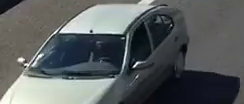
#> input picture captured/speeding_0.png, 244 x 104 px, given in place of video.mp4, which was not available
$ python main.py
#> lines starting #> are read from the running program, lines starting #| are printed output that depends on the picture; pictures that were not available may be replaced by others from this repository, and a replacement may not be noted
### preprocessing.py
# preprocessing.py

import cv2
import numpy as np
from config import FRAME_WIDTH, FRAME_HEIGHT

def initialize_background_subtractor():
    """Initialize the background subtractor."""
    return cv2.bgsegm.createBackgroundSubtractorMOG()

def preprocess_frame(frame, bg_subtractor):
    """Preprocess the frame for object detection."""
    resized = cv2.resize(frame, (FRAME_WIDTH, FRAME_HEIGHT))
    gray = cv2.cvtColor(resized, cv2.COLOR_BGR2GRAY)
    blurred = cv2.GaussianBlur(gray, (3, 3), 5)
    fg_mask = bg_subtractor.apply(blurred)

    kernel = cv2.getStructuringElement(cv2.MORPH_RECT, (5, 5))
    dilated = cv2.dilate(fg_mask, kernel, iterations=2)
    processed = cv2.morphologyEx(dilated, cv2.MORPH_CLOSE, kernel)
    return resized, processed

### tracking.py
import cv2
import math

vehicle_id = 0

def calculate_center(x, y, w, h):
    """Calculate the center of a rectangle."""
    return x + w // 2, y + h // 2

# [9 lines left out: function calculate_speed, not called in this run]

def track_vehicles(contours, trackers, line_up, line_down, offset, min_width, min_height, frame_rate, pixels_per_meter, frame, frame_width):
    """
    Track vehicles, count them as they cross lines, and calculate their speed.
    """
    global vehicle_id
    vehicle_count_up = 0
    vehicle_count_down = 0
    updated_trackers = []

    for cnt in contours:
        x, y, w, h = cv2.boundingRect(cnt)
        if w >= min_width and h >= min_height:
            center = calculate_center(x, y, w, h)

            # Match with existing trackers
            matched = False
            for tracker in trackers:
                if abs(center[0] - tracker['center'][0]) < 50 and abs(center[1] - tracker['center'][1]) < 50:
                    matched = True
                    speed = calculate_speed(tracker['center'], center, frame_rate, pixels_per_meter)
                    tracker['speed'] = speed
                    tracker['center'] = center
                    tracker['frames'] += 1

                    # Count "up" crossings
                    if not tracker.get("crossed_up") and center[1] < line_up - offset:
                        tracker["crossed_up"] = True
                        vehicle_count_up += 1

                    # Count "down" crossings
                    elif not tracker.get("crossed_down") and center[1] > line_down + offset:
                        tracker["crossed_down"] = True
                        vehicle_count_down += 1

                    # Speed capture
                    if speed > 110:
                        cv2.imwrite(f"captured/speeding_{tracker['id']}.png", frame[y:y + h, x:x + w])

            # Add new tracker if no match
            if not matched:
                updated_trackers.append({
                    'id': vehicle_id,
                    'center': center,
                    'speed': 0,
                    'frames': 1,
                    'crossed_up': False,
                    'crossed_down': False,
                })
                vehicle_id += 1

    trackers.extend(updated_trackers)
    return vehicle_count_up, vehicle_count_down, trackers

### visualization.py
# visualization.py

import cv2
from config import FONT
from tracking import calculate_center


# visualization.py

# visualization.py

def draw_refined_lines(frame, line_up, line_down):
    """Draw symmetric lines for up and down directions with labels."""
    # "Up" line (blue)
    cv2.line(frame, (50, line_up), (frame.shape[1] - 50, line_up), (255, 0, 0), 2)
    cv2.putText(frame, "UP", (10, line_up - 10), cv2.FONT_HERSHEY_SIMPLEX, 0.7, (255, 0, 0), 2)

    # "Down" line (green)
    cv2.line(frame, (50, line_down), (frame.shape[1] - 50, line_down), (0, 255, 0), 2)
    cv2.putText(frame, "DOWN", (10, line_down + 30), cv2.FONT_HERSHEY_SIMPLEX, 0.7, (0, 255, 0), 2)

def draw_bounding_boxes(frame, contours, min_width, min_height, trackers):
    """Draw bounding boxes and display speeds."""
    for cnt in contours:
        x, y, w, h = cv2.boundingRect(cnt)
        if w >= min_width and h >= min_height:
            center = calculate_center(x, y, w, h)
            cv2.rectangle(frame, (x, y), (x + w, y + h), (255, 0, 0), 2)

            for tracker in trackers:
                if tracker['center'] == center:
                    cv2.putText(frame, f"{tracker['speed']:.1f} km/h", (x, y - 10), FONT, 0.5, (0, 255, 255), 2)


# visualization.py

def display_count(frame, count_up, count_down):
    """Display the vehicle counts on the frame."""
    cv2.putText(frame, f"Going Up: {count_up}", (50, 50), FONT, 1, (0, 255, 0), 2)
    cv2.putText(frame, f"Going Down: {count_down}", (50, 100), FONT, 1, (0, 0, 255), 2)

### main.py
import cv2
import os
from config import *
from preprocessing import initialize_background_subtractor, preprocess_frame
from tracking import track_vehicles
from visualization import draw_refined_lines, draw_bounding_boxes, display_count

def main():
    # Initialize video capture
    cap = cv2.VideoCapture(VIDEO_PATH)
    if not cap.isOpened():
        print("Error opening video file.")
        return

    # Ensure the "captured" folder exists
    if not os.path.exists("captured"):
        os.makedirs("captured")

    # Initialize background subtractor
    bg_subtractor = initialize_background_subtractor()
    trackers = []
    vehicle_count_up = 0
    vehicle_count_down = 0
    frame_rate = int(cap.get(cv2.CAP_PROP_FPS))

    # Define symmetrical line positions
    line_position = FRAME_HEIGHT - 150  # Base line for symmetry
    line_up = line_position - 20  # "Up" line slightly above
    line_down = line_position + 20  # "Down" line slightly below

    # Initialize video writer
    fourcc = cv2.VideoWriter_fourcc(*'XVID')
    out = cv2.VideoWriter(OUTPUT_PATH, fourcc, frame_rate, (FRAME_WIDTH, FRAME_HEIGHT))

    # Processing loop
    while True:
        # Read a frame from the video
        ret, frame = cap.read()
#> frame is the input picture: shape (104, 244, 3); mean B, G, R 95.8, 95, 90.3
        if not ret:
            break

        # Preprocess the frame
        resized, processed_frame = preprocess_frame(frame, bg_subtractor)
#> in preprocess_frame, `resized = cv2.resize(frame, (FRAME_WIDTH, FRAME_HEIGHT))`:
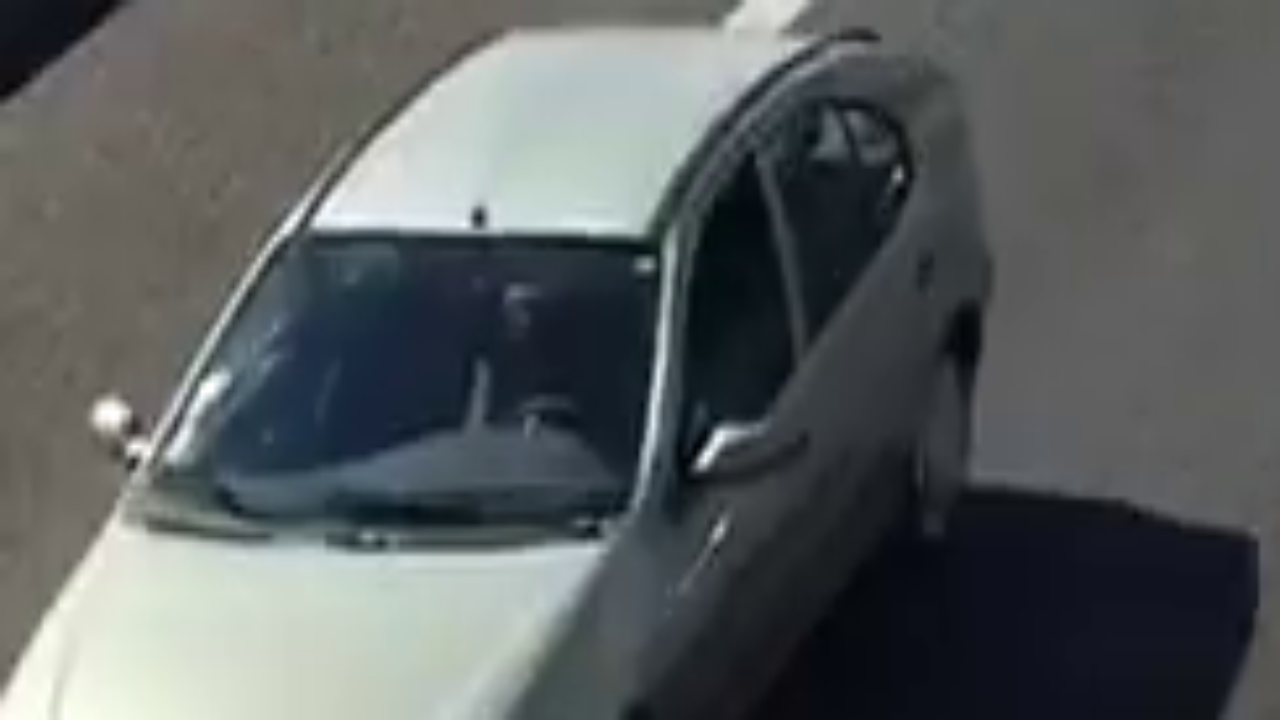
#> resized: shape (720, 1280, 3); mean B, G, R 95.7, 94.9, 90.2
#> in preprocess_frame, `fg_mask = bg_subtractor.apply(blurred)`: fg_mask: shape (720, 1280); every value is 0
        contours, _ = cv2.findContours(processed_frame, cv2.RETR_TREE, cv2.CHAIN_APPROX_SIMPLE)
#> contours = []

        # Track vehicles and count them
        count_up, count_down, trackers = track_vehicles(
            contours, trackers, line_up, line_down, OFFSET, MIN_WIDTH_RECT, MIN_HEIGHT_RECT, frame_rate, PIXELS_PER_METER, resized, FRAME_WIDTH
        )
#> after the loop in track_vehicles, `for cnt in contours:`: vehicle_count_down = 0
#> count_up = 0; count_down = 0; trackers = []
        vehicle_count_up += count_up
#> vehicle_count_up = 0
        vehicle_count_down += count_down
#> vehicle_count_down = 0

        # Draw lines, bounding boxes, and counts
        draw_refined_lines(resized, line_up, line_down)
        draw_bounding_boxes(resized, contours, MIN_WIDTH_RECT, MIN_HEIGHT_RECT, trackers)
        display_count(resized, vehicle_count_up, vehicle_count_down)
#> in display_count, `cv2.putText(frame, f"Going Down: {count_down}", (50, 100), FONT, 1, (0..`:
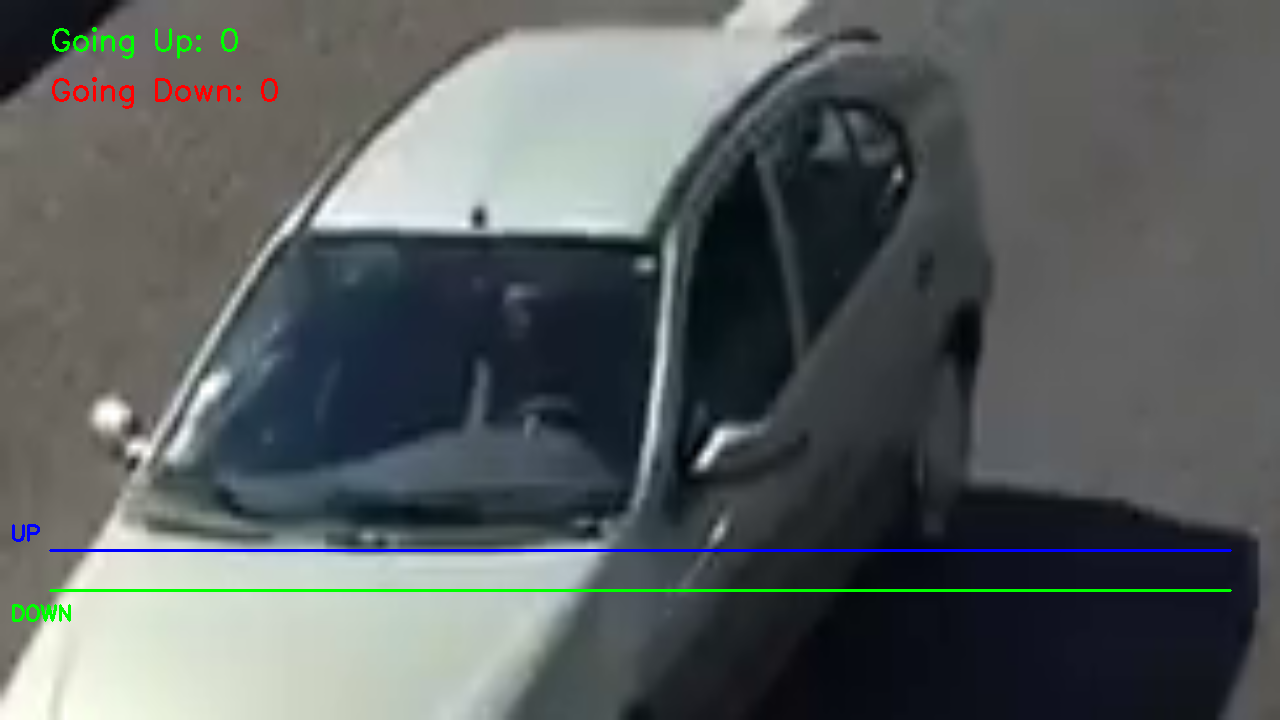
#> frame: shape (720, 1280, 3); mean B, G, R 95.5, 95.1, 89.4

        # Display the processed frame and save to output
        cv2.imshow("Vehicle Detection", resized)
        out.write(resized)

        # Break loop on 'q' key press
        if cv2.waitKey(1) & 0xFF == ord('q'):
#> (key q is pressed here)
            break

    # Release resources
    cap.release()
    out.release()
    cv2.destroyAllWindows()

if __name__ == "__main__":
    main()

$ run again, on captured/speeding_1.png
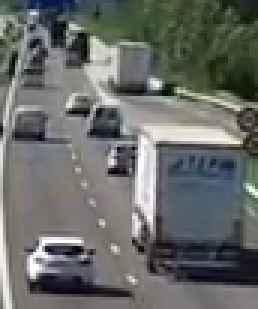
#> input picture captured/speeding_1.png, 86 x 103 px, given in place of video.mp4, which was not available (shown 3 times larger)
#> in main, frame is the input picture: shape (103, 86, 3); mean B, G, R 104.5, 107.2, 104.6
#> in preprocess_frame, `gray = cv2.cvtColor(resized, cv2.COLOR_BGR2GRAY)`:
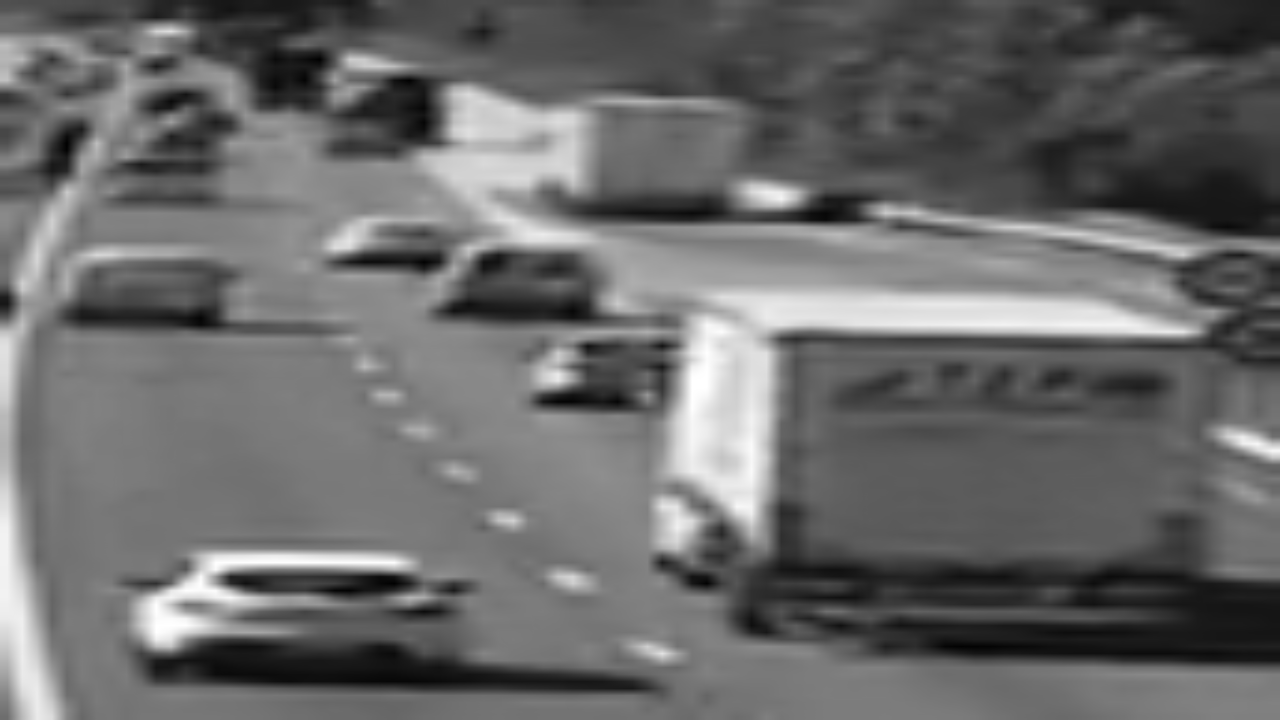
#> gray: shape (720, 1280); min 1, max 255, mean 106
#> fg_mask: shape (720, 1280); every value is 0
#> contours = []
#> after the loop in track_vehicles, `for cnt in contours:`: vehicle_count_down = 0
#> trackers = []
#> in main, `vehicle_count_up += count_up`: vehicle_count_up = 0
#> in display_count, `cv2.putText(frame, f"Going Down: {count_down}", (50, 100), FONT, 1, (0..`:
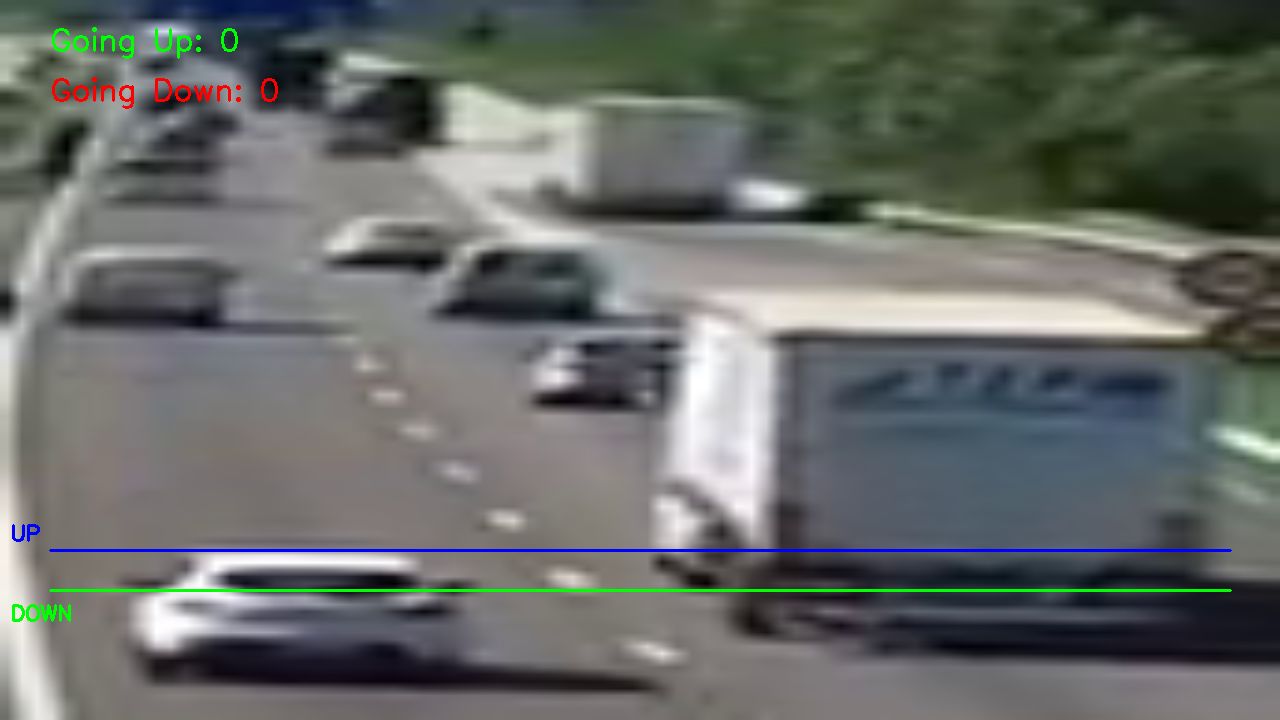
#> frame: shape (720, 1280, 3); mean B, G, R 104.3, 107.4, 103.7
